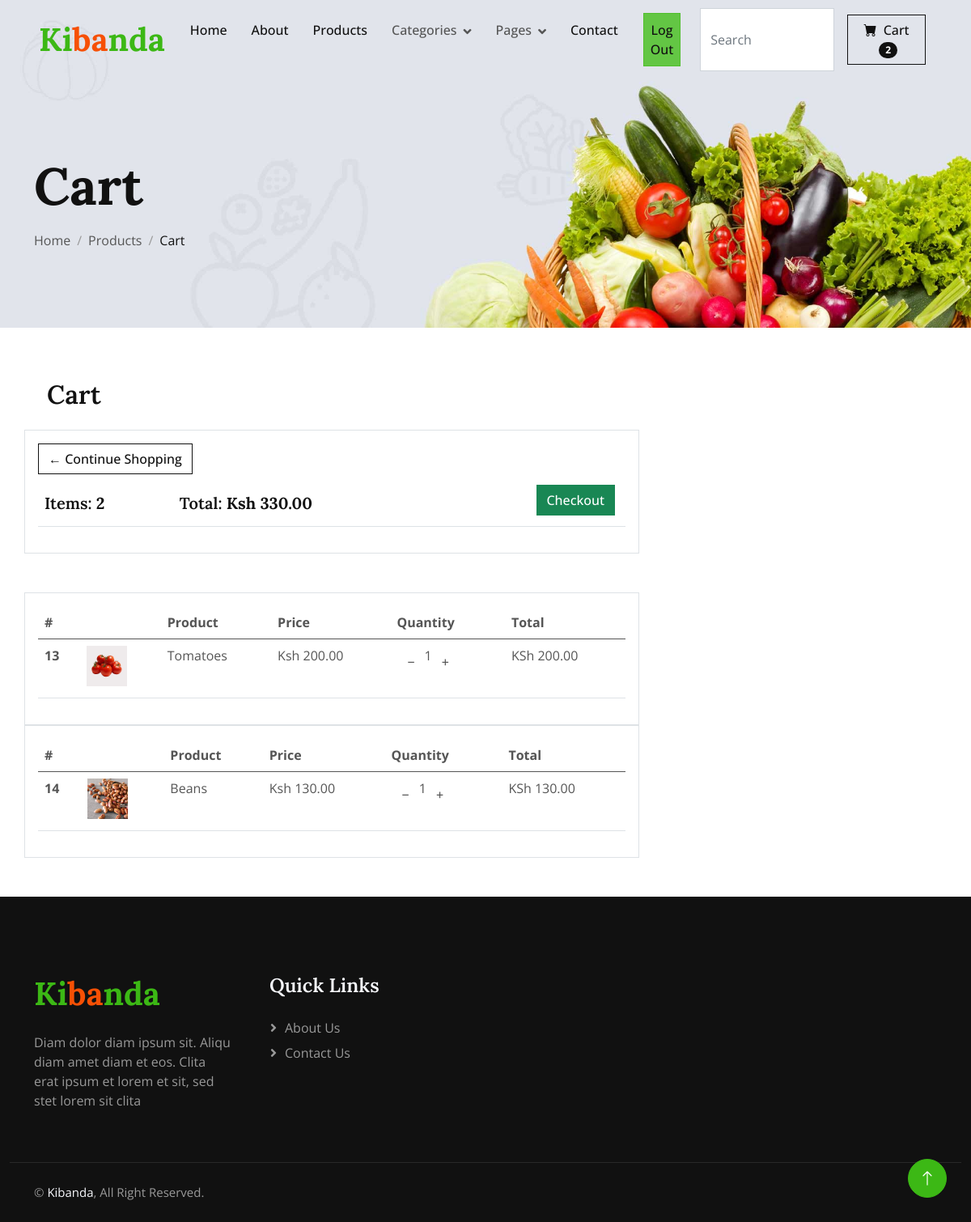
The page /cart/ (signed in) on the database as committed earlier.
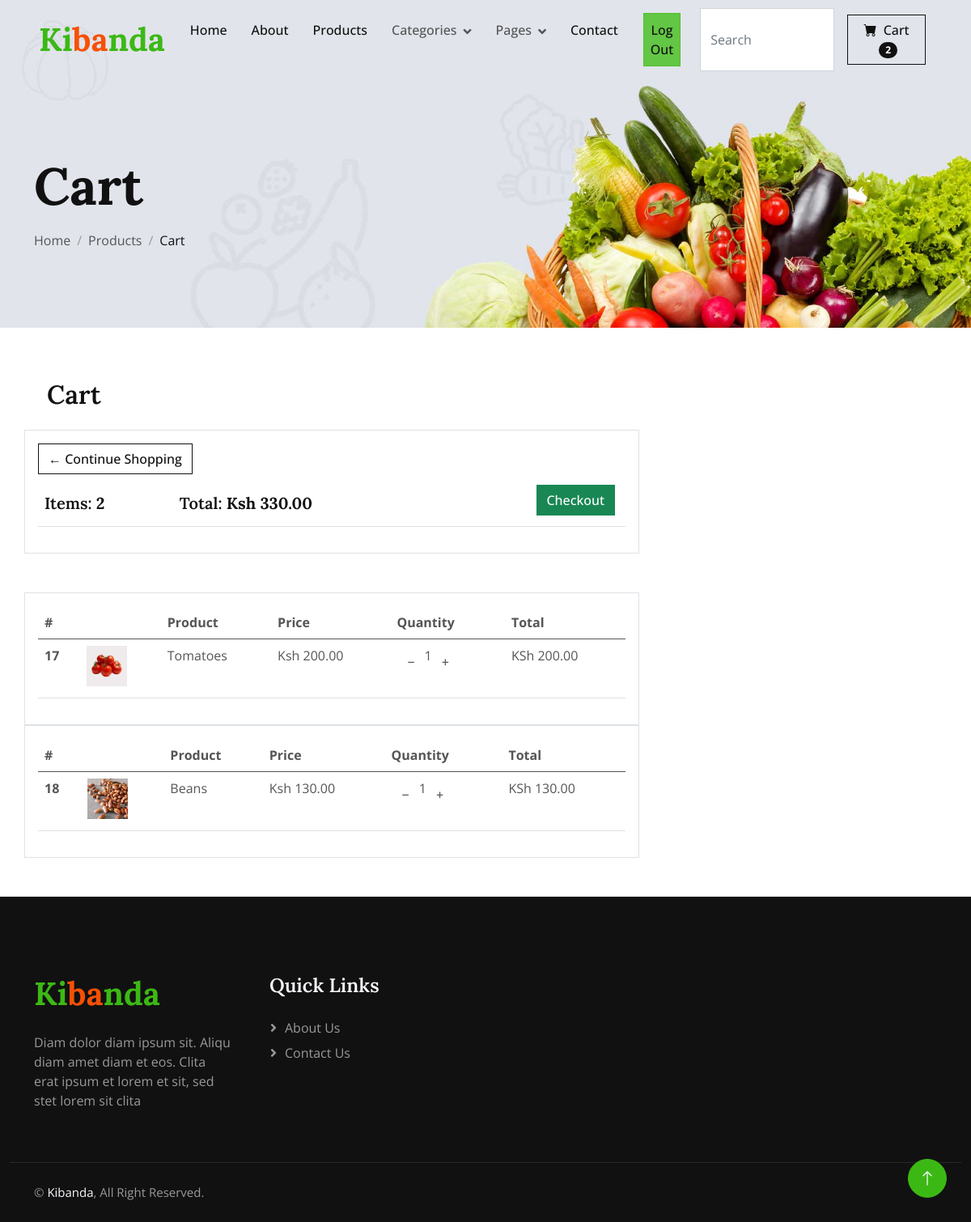
The same page on the database as committed later.
### Store/models.py (models this page shows, shortened)
class Order(models.Model):
    customer = models.ForeignKey(Customer, on_delete=models.SET_NULL,blank=True, null=True)
    complete = models.BooleanField(default=False)
    date_ordered = models.DateField(default=datetime.datetime.today)
    transaction_id = models.CharField(max_length=100, null=True)
    @property
    def get_cart_total(self):
        orderitems = self.orderitem_set.all()
        total = sum([item.get_total for item in orderitems])
        return total
    @property
    def get_cart_items(self):
        orderitems = self.orderitem_set.all()
        total = sum([item.quantity for item in orderitems])
        return total

class OrderItem(models.Model):
    product = models.ForeignKey(Product, on_delete=models.SET_NULL, blank=True, null=True)
    order = models.ForeignKey(Order, on_delete=models.SET_NULL, blank=True, null=True)
    quantity = models.PositiveIntegerField(default=0, null=True, blank=True)
    date_added = models.DateField(default=datetime.datetime.today)
    @property
    def get_total(self):
        total = self.product.price * self.quantity
        return total

class Product(models.Model):
    name = models.CharField(max_length=100)
    price = models.DecimalField(default=0, decimal_places=2, max_digits=6)
    category = models.ForeignKey(Category, on_delete=models.CASCADE, default=1)
    description = models.CharField(max_length=250, default='', blank=True, null=True)
    image = models.ImageField(upload_to='uploads/products', default='uploads/products/product.png')
    is_sale = models.BooleanField(default=False)
    sales_price = models.DecimalField(default=0, decimal_places=2, max_digits=6)

### Store/views.py (the view)
# urls.py: path('cart/', views.cart, name="cart"),
def cart(request):
    if request.user.is_authenticated:
        customer = Customer.objects.get(user=request.user)
        order,created = Order.objects.get_or_create(customer=customer, complete=False)
        items = order.orderitem_set.all()
        cartItems = order.get_cart_items
    else:
        items = []
        order = {'get_cart_total':0, 'get_cart_items':0, 'shipping':False }
        cartItems = order['get_cart_items']
    context = {'items':items, 'order':order, 'cartItems': cartItems, 'shipping':False}
    return render(request, 'cart.html', context)

### Store/templates/cart.html
{% extends "layout.html" %}
{% load static %}
{% block body %}
    <div class="container-fluid page-header mb-5 wow fadeIn" data-wow-delay="0.1s">
        <div class="container">
            <h1 class="display-3 mb-3 animated slideInDown">Cart</h1>
            <nav aria-label="breadcrumb animated slideInDown">
                <ol class="breadcrumb mb-0">
                    <li class="breadcrumb-item"><a class="text-body" href="{% url 'Store:home' %}">Home</a></li>
                    <li class="breadcrumb-item"><a class="text-body" href="{% url 'Store:products' %}">Products</a></li>
                    <li class="breadcrumb-item text-dark active" aria-current="page">Cart</li>
                </ol>
            </nav>
        </div>
    </div>
    <div class="container">
                <h2 class="p-3">Cart</h2>
        <div class="row">
            <div class="col-md-8 border border-black p-3 mb-5 ">
                <a href="{% url 'Store:products' %}" class="btn btn-outline-dark">&#x2190; Continue Shopping</a>
                <table class="table">
                    <thead>
                        <tr >
                          <th scope="col"><h5>Items: <strong>{{ order.get_cart_items }}</strong></h5></th>
                          <th scope="col"> <h5>Total: <strong>Ksh {{ order.get_cart_total }}</strong></h5> </th>
                          <th scope="col">
                              <a href="{% url 'Store:checkout' %}" class="btn btn-success" style="float: right; margin: 5px; ">Checkout</a>
                          </th>
                        </tr>
                    </thead>
                </table>
            </div>
        </div>
        {% for item in items %}
        	        <div class="row">
            <div class="col-md-8 border border-black p-3">
            	<table class="table " >
                    <thead>
                        <tr >
                          <th scope="col">#</th>
                          <th scope="col"> </th>
                          <th scope="col">Product</th>
                          <th scope="col">Price</th>
                          <th scope="col">Quantity</th>
                          <th scope="col">Total</th>
                        </tr>
                    </thead>
                    <tbody>
                      <tr>
                          <th scope="row">{{ item.id }}</th>
                          <td><img class="img-fluid" src="http://127.0.0.1:8000/media/{{item.product.image }}" width="50" height="30" alt=""> </td>
                          <td>{{ item.product.name }}</td>
                          <td>Ksh {{ item.product.price }}</td>
                          <td>
                              <div class="input-group mb-3" style="max-width: 120px;">
                                    <button data-product="{{ item.product.id }}" data-action="remove" class=" btn btn-outline-black update-cart " type="button">&minus;</button>
                                     <p class="quantity">{{ item.quantity }}</p>
                                    <button data-product="{{ item.product.id }}" data-action="add" class="btn btn-outline-black update-cart" type="button">&plus;</button>
                            </div>
                          </td>
                          <td>KSh {{ item.get_total }} </td>
                      </tr>
                    </tbody>
               </table>
            </div>
        </div>
        {% endfor %}
    </div>
{% endblock %}

### Store/templates/layout.html (shortened to what this page needs)
{% load static %}
<!DOCTYPE html>
<html lang="eng">
<head>
    <link href="https://cdnjs.cloudflare.com/ajax/libs/font-awesome/5.10.0/css/all.min.css" rel="stylesheet">
    <link href="https://cdn.jsdelivr.net/npm/bootstrap-icons@1.4.1/font/bootstrap-icons.css" rel="stylesheet">
    <link href="{% static 'lib/animate/animate.min.css' %}" rel="stylesheet">
    <link href="{% static 'lib/owlcarousel/assets/owl.carousel.min.css' %}" rel="stylesheet">
    <link href="{% static 'css/bootstrap.min.css' %}" rel="stylesheet">
    <link href="{% static 'css/style.css' %}" rel="stylesheet">
</head>
<body>
    <div class="container-fluid fixed-top px-0 wow fadeIn" data-wow-delay="0.1s">
        <nav class="navbar navbar-expand-lg navbar-light py-lg-0 px-lg-5 wow fadeIn" data-wow-delay="0.1s">
            <a href="{% url 'Store:home' %}" class="navbar-brand ms-4 ms-lg-0">
                <h1 class="fw-bold text-primary m-0">Ki<span class="text-secondary">ba</span>nda</h1>
            </a>
            <div class="collapse navbar-collapse" id="navbarCollapse">
                <div class="navbar-nav ms-auto p-4 p-lg-0">
                    <li class="nav-item {% if navbar == 'home' %}active {% endif %}">
                        <a href="{% url 'Store:home' %}" class="nav-item nav-link active">Home</a>
                    </li>
                    <li class="nav-item {% if navbar == 'about' %}active {% endif %}">
                        <a href="{% url 'Store:about' %}" class="nav-item nav-link active">About</a>
                    </li>
                    <li class="nav-item {% if navbar == 'products' %}active {% endif %}">
                        <a href="{% url 'Store:products' %}" class="nav-item nav-link active">Products</a>
                    </li>
                <div class="nav-item dropdown">
                        <a href="#" class="nav-link dropdown-toggle" data-bs-toggle="dropdown">Categories</a>
                    </div>
                    <div class="nav-item dropdown">
                        <a href="#" class="nav-link dropdown-toggle" data-bs-toggle="dropdown">Pages</a>
                    </div>
                    <li class="nav-item {% if navbar == 'contact' %}active {% endif %}">
                        <a href="{% url 'Store:contact' %}" class="nav-item nav-link active">Contact</a></a>
                    </li>
                {% if user.is_authenticated %}
                         <li class="nav-item {% if navbar == 'signin' %}active {% endif %}">
                           <a href="{% url 'Store:signout' %}" class="nav-item nav-link active btn btn-primary p-2 m-3">Log Out</a></a>
                         </li>
                   {% endif %}
                </div>
                <div class="d-none d-lg-flex ms-2">
                    <form class="d-flex" role="search" method="get" action="{% url 'Store:search' %}" >
                        <input class="form-control me-2" name="query" type="search" placeholder="Search" aria-label="Search">
                    </form>
                    <a class=" btn btn-outline-dark m-2 " href="{% url 'Store:cart' %}">
                        <i class="bi-cart-fill me-1"></i>
                            Cart
                        <span class="badge bg-dark text-white ms-1 rounded-pill" id="cart-quantity">{{ cartItems }}</span>
                    </a>
                </div>
            </div>
        </nav>
    </div>
{% block body %}
{% endblock %}
    <div class="container-fluid bg-dark footer mt-5 pt-5 wow fadeIn" data-wow-delay="0.1s">
        <div class="container py-5">
            <div class="row g-5">
                <div class="col-lg-3 col-md-6">
                    <h1 class="fw-bold text-primary mb-4">Ki<span class="text-secondary">ba</span>nda</h1>
                    <p>Diam dolor diam ipsum sit. Aliqu diam amet diam et eos. Clita erat ipsum et lorem et sit, sed stet lorem sit clita</p>
                </div>
                <div class="col-lg-3 col-md-6">
                    <h4 class="text-light mb-4">Quick Links</h4>
                    <a class="btn btn-link" href="{% url 'Store:about' %}">About Us</a>
                    <a class="btn btn-link" href="{% url 'Store:contact' %}">Contact Us</a>
                </div>
            </div>
        </div>
        <div class="container-fluid copyright">
            <div class="container">
                <div class="row">
                    <div class="col-md-6 text-center text-md-start mb-3 mb-md-0">
                        &copy; <a href="{% url 'Store:home' %}">Kibanda</a>, All Right Reserved.
                    </div>
                </div>
            </div>
        </div>
    </div>
    <a href="{% url 'Store:home' %}" class="btn btn-lg btn-primary btn-lg-square rounded-circle back-to-top"><i class="bi bi-arrow-up"></i></a>
</body>
</html>

### Store/static/css/style.css (style rules this page uses)
:root { --primary: #3CB815; --secondary: #F65005; --light: #F7F8FC; --dark: #111111; }
.back-to-top { position: fixed; display: none; right: 30px; bottom: 30px; z-index: 99; }
.btn { font-weight: 500; transition: .5s; }
.btn.btn-primary, .btn.btn-secondary, .btn.btn-outline-primary:hover, .btn.btn-outline-secondary:hover { color: #FFFFFF; }
.btn-lg-square { width: 48px; height: 48px; }
.btn-square, .btn-sm-square, .btn-lg-square { padding: 0; display: flex; align-items: center; justify-content: center; font-weight: normal; }
.fixed-top { transition: .5s; }
.navbar .dropdown-toggle::after { border: none; content: "\f107"; font-family: "Font Awesome 5 Free"; font-weight: 900; vertical-align: middle; margin-left: 8px; }
.navbar .navbar-nav .nav-link { padding: 25px 15px; color: #555555; font-weight: 500; outline: none; }
.navbar .navbar-nav .nav-link:hover, .navbar .navbar-nav .nav-link.active { color: var(--dark); }
.page-header { padding-top: 12rem; padding-bottom: 6rem; background: url(../img/carousel-1.jpg) top right no-repeat; background-size: cover; }
.breadcrumb-item+.breadcrumb-item::before { color: #999999; }
.footer { color: #999999; }
.footer .btn.btn-link { display: block; margin-bottom: 5px; padding: 0; text-align: left; color: #999999; font-weight: normal; text-transform: capitalize; transition: .3s; }
.footer .btn.btn-link::before { position: relative; content: "\f105"; font-family: "Font Awesome 5 Free"; font-weight: 900; color: #999999; margin-right: 10px; }
.footer .copyright { padding: 25px 0; font-size: 15px; border-top: 1px solid rgba(256, 256, 256, .1); }
.footer .copyright a { color: var(--light); }

Rows that differ between the two databases and show on the page:
removed OrderItem: id "13", product.image (picture), product.name "Tomatoes", product.price "200.00", quantity "1", get_total "200.00"
removed OrderItem: id "14", product.image (picture), product.name "Beans", product.price "130.00", quantity "1", get_total "130.00"
added OrderItem: id "17", product.image (picture), product.name "Tomatoes", product.price "200.00", quantity "1", get_total "200.00"
added OrderItem: id "18", product.image (picture), product.name "Beans", product.price "130.00", quantity "1", get_total "130.00"
